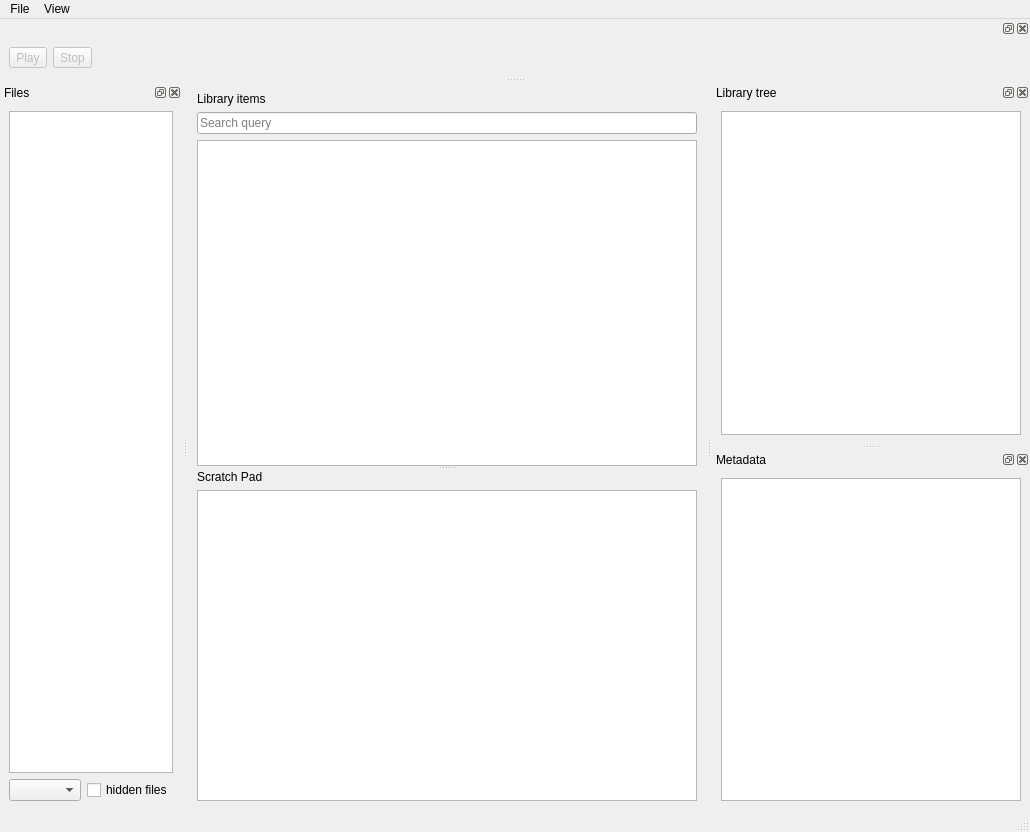
<?xml version="1.0" encoding="UTF-8"?>
<ui version="4.0">
 <class>MainWindow</class>
 <widget class="QMainWindow" name="MainWindow">
  <property name="geometry">
   <rect>
    <x>0</x>
    <y>0</y>
    <width>897</width>
    <height>832</height>
   </rect>
  </property>
  <property name="minimumSize">
   <size>
    <width>0</width>
    <height>600</height>
   </size>
  </property>
  <property name="windowTitle">
   <string>MainWindow</string>
  </property>
  <widget class="QWidget" name="centralwidget">
   <property name="sizePolicy">
    <sizepolicy hsizetype="Maximum" vsizetype="Preferred">
     <horstretch>0</horstretch>
     <verstretch>0</verstretch>
    </sizepolicy>
   </property>
   <layout class="QHBoxLayout" name="horizontalLayout_3">
    <item>
     <widget class="QSplitter" name="splitter">
      <property name="orientation">
       <enum>Qt::Vertical</enum>
      </property>
      <widget class="QWidget" name="items_box" native="true">
       <property name="enabled">
        <bool>true</bool>
       </property>
       <layout class="QVBoxLayout" name="verticalLayout_4">
        <item>
         <widget class="QLabel" name="label_3">
          <property name="text">
           <string>Library items</string>
          </property>
         </widget>
        </item>
        <item>
         <widget class="QLineEdit" name="search_query_input">
          <property name="placeholderText">
           <string>Search query</string>
          </property>
         </widget>
        </item>
        <item>
         <widget class="QTreeView" name="lib_items">
          <property name="minimumSize">
           <size>
            <width>500</width>
            <height>0</height>
           </size>
          </property>
         </widget>
        </item>
       </layout>
      </widget>
      <widget class="QWidget" name="scratchpad_box" native="true">
       <layout class="QVBoxLayout" name="verticalLayout_5">
        <item>
         <widget class="QLabel" name="label">
          <property name="text">
           <string>Scratch Pad</string>
          </property>
         </widget>
        </item>
        <item>
         <widget class="QTreeView" name="scratchpad_items">
          <property name="minimumSize">
           <size>
            <width>500</width>
            <height>0</height>
           </size>
          </property>
         </widget>
        </item>
       </layout>
      </widget>
     </widget>
    </item>
   </layout>
  </widget>
  <widget class="QMenuBar" name="menubar">
   <property name="geometry">
    <rect>
     <x>0</x>
     <y>0</y>
     <width>897</width>
     <height>21</height>
    </rect>
   </property>
   <widget class="QMenu" name="menuFile">
    <property name="title">
     <string>File</string>
    </property>
    <addaction name="actionQuit"/>
   </widget>
   <widget class="QMenu" name="menuView">
    <property name="title">
     <string>View</string>
    </property>
    <addaction name="actionFileTree"/>
    <addaction name="actionItems"/>
    <addaction name="actionScratchpad"/>
    <addaction name="actionLibraryTree"/>
    <addaction name="actionMetadata"/>
    <addaction name="actionMediaPlayer"/>
   </widget>
   <addaction name="menuFile"/>
   <addaction name="menuView"/>
  </widget>
  <widget class="QStatusBar" name="statusbar"/>
  <widget class="QDockWidget" name="player_dock">
   <attribute name="dockWidgetArea">
    <number>4</number>
   </attribute>
   <widget class="QWidget" name="dockWidgetContents_2">
    <layout class="QHBoxLayout" name="horizontalLayout_2">
     <item>
      <widget class="QToolButton" name="play_btn">
       <property name="enabled">
        <bool>false</bool>
       </property>
       <property name="text">
        <string>Play</string>
       </property>
       <property name="icon">
        <iconset theme="media-playback-start">
         <normaloff>.</normaloff>.</iconset>
       </property>
      </widget>
     </item>
     <item>
      <widget class="QToolButton" name="stop_btn">
       <property name="enabled">
        <bool>false</bool>
       </property>
       <property name="text">
        <string>Stop</string>
       </property>
       <property name="icon">
        <iconset theme="media-playback-stop">
         <normaloff>.</normaloff>.</iconset>
       </property>
      </widget>
     </item>
     <item>
      <widget class="WaveformWidget" name="waveform" native="true"/>
     </item>
    </layout>
   </widget>
  </widget>
  <widget class="QDockWidget" name="files_dock">
   <property name="windowTitle">
    <string>Files</string>
   </property>
   <attribute name="dockWidgetArea">
    <number>1</number>
   </attribute>
   <widget class="QWidget" name="dockWidgetContents">
    <layout class="QVBoxLayout" name="verticalLayout">
     <item>
      <widget class="QTreeView" name="file_tree">
       <property name="whatsThis">
        <string>File browser</string>
       </property>
      </widget>
     </item>
     <item>
      <layout class="QHBoxLayout" name="horizontalLayout">
       <item>
        <widget class="QComboBox" name="name_filter">
         <property name="sizePolicy">
          <sizepolicy hsizetype="MinimumExpanding" vsizetype="Fixed">
           <horstretch>0</horstretch>
           <verstretch>0</verstretch>
          </sizepolicy>
         </property>
        </widget>
       </item>
       <item>
        <widget class="QCheckBox" name="show_hidden">
         <property name="text">
          <string>hidden files</string>
         </property>
        </widget>
       </item>
      </layout>
     </item>
    </layout>
   </widget>
  </widget>
  <widget class="QDockWidget" name="library_tree_dock">
   <property name="features">
    <set>QDockWidget::AllDockWidgetFeatures</set>
   </property>
   <property name="allowedAreas">
    <set>Qt::AllDockWidgetAreas</set>
   </property>
   <property name="windowTitle">
    <string>Library tree</string>
   </property>
   <attribute name="dockWidgetArea">
    <number>2</number>
   </attribute>
   <widget class="QWidget" name="dockWidgetContents_3">
    <layout class="QVBoxLayout" name="verticalLayout_2">
     <item>
      <widget class="QTreeView" name="lib_tree">
       <property name="minimumSize">
        <size>
         <width>300</width>
         <height>0</height>
        </size>
       </property>
       <property name="whatsThis">
        <string>Tags in the library, availabe for item filtering</string>
       </property>
      </widget>
     </item>
    </layout>
   </widget>
  </widget>
  <widget class="QDockWidget" name="metadata_dock">
   <property name="windowTitle">
    <string>Metadata</string>
   </property>
   <attribute name="dockWidgetArea">
    <number>2</number>
   </attribute>
   <widget class="QWidget" name="dockWidgetContents_4">
    <layout class="QVBoxLayout" name="verticalLayout_3">
     <item>
      <widget class="QTreeView" name="metadata_view">
       <property name="minimumSize">
        <size>
         <width>300</width>
         <height>0</height>
        </size>
       </property>
      </widget>
     </item>
    </layout>
   </widget>
  </widget>
  <action name="actionQuit">
   <property name="text">
    <string>Quit</string>
   </property>
   <property name="shortcut">
    <string>Ctrl+Q</string>
   </property>
  </action>
  <action name="actionFileTree">
   <property name="checkable">
    <bool>true</bool>
   </property>
   <property name="checked">
    <bool>true</bool>
   </property>
   <property name="text">
    <string>Files</string>
   </property>
   <property name="shortcut">
    <string>F2</string>
   </property>
  </action>
  <action name="actionItems">
   <property name="checkable">
    <bool>true</bool>
   </property>
   <property name="checked">
    <bool>true</bool>
   </property>
   <property name="text">
    <string>Library items</string>
   </property>
   <property name="shortcut">
    <string>F3</string>
   </property>
  </action>
  <action name="actionScratchpad">
   <property name="checkable">
    <bool>true</bool>
   </property>
   <property name="checked">
    <bool>true</bool>
   </property>
   <property name="text">
    <string>Scratchpad</string>
   </property>
   <property name="shortcut">
    <string>F4</string>
   </property>
  </action>
  <action name="actionMetadata">
   <property name="checkable">
    <bool>true</bool>
   </property>
   <property name="checked">
    <bool>true</bool>
   </property>
   <property name="text">
    <string>Metadata</string>
   </property>
   <property name="shortcut">
    <string>F6</string>
   </property>
  </action>
  <action name="actionLibraryTree">
   <property name="checkable">
    <bool>true</bool>
   </property>
   <property name="checked">
    <bool>true</bool>
   </property>
   <property name="text">
    <string>Library tree</string>
   </property>
   <property name="shortcut">
    <string>F5</string>
   </property>
  </action>
  <action name="actionMediaPlayer">
   <property name="checkable">
    <bool>true</bool>
   </property>
   <property name="checked">
    <bool>true</bool>
   </property>
   <property name="text">
    <string>Media player</string>
   </property>
   <property name="shortcut">
    <string>F7</string>
   </property>
  </action>
 </widget>
 <customwidgets>
  <customwidget>
   <class>WaveformWidget</class>
   <extends>QWidget</extends>
   <header>waveformwidget.h</header>
   <container>1</container>
  </customwidget>
 </customwidgets>
 <resources/>
 <connections>
  <connection>
   <sender>actionQuit</sender>
   <signal>triggered()</signal>
   <receiver>MainWindow</receiver>
   <slot>close()</slot>
   <hints>
    <hint type="sourcelabel">
     <x>-1</x>
     <y>-1</y>
    </hint>
    <hint type="destinationlabel">
     <x>399</x>
     <y>299</y>
    </hint>
   </hints>
  </connection>
  <connection>
   <sender>actionFileTree</sender>
   <signal>toggled(bool)</signal>
   <receiver>files_dock</receiver>
   <slot>setVisible(bool)</slot>
   <hints>
    <hint type="sourcelabel">
     <x>-1</x>
     <y>-1</y>
    </hint>
    <hint type="destinationlabel">
     <x>142</x>
     <y>449</y>
    </hint>
   </hints>
  </connection>
  <connection>
   <sender>actionItems</sender>
   <signal>toggled(bool)</signal>
   <receiver>items_box</receiver>
   <slot>setVisible(bool)</slot>
   <hints>
    <hint type="sourcelabel">
     <x>-1</x>
     <y>-1</y>
    </hint>
    <hint type="destinationlabel">
     <x>454</x>
     <y>273</y>
    </hint>
   </hints>
  </connection>
  <connection>
   <sender>actionScratchpad</sender>
   <signal>toggled(bool)</signal>
   <receiver>scratchpad_box</receiver>
   <slot>setVisible(bool)</slot>
   <hints>
    <hint type="sourcelabel">
     <x>-1</x>
     <y>-1</y>
    </hint>
    <hint type="destinationlabel">
     <x>454</x>
     <y>626</y>
    </hint>
   </hints>
  </connection>
  <connection>
   <sender>actionLibraryTree</sender>
   <signal>toggled(bool)</signal>
   <receiver>library_tree_dock</receiver>
   <slot>setVisible(bool)</slot>
   <hints>
    <hint type="sourcelabel">
     <x>-1</x>
     <y>-1</y>
    </hint>
    <hint type="destinationlabel">
     <x>759</x>
     <y>314</y>
    </hint>
   </hints>
  </connection>
  <connection>
   <sender>actionMetadata</sender>
   <signal>toggled(bool)</signal>
   <receiver>metadata_dock</receiver>
   <slot>setVisible(bool)</slot>
   <hints>
    <hint type="sourcelabel">
     <x>-1</x>
     <y>-1</y>
    </hint>
    <hint type="destinationlabel">
     <x>759</x>
     <y>677</y>
    </hint>
   </hints>
  </connection>
  <connection>
   <sender>actionMediaPlayer</sender>
   <signal>toggled(bool)</signal>
   <receiver>player_dock</receiver>
   <slot>setVisible(bool)</slot>
   <hints>
    <hint type="sourcelabel">
     <x>-1</x>
     <y>-1</y>
    </hint>
    <hint type="destinationlabel">
     <x>448</x>
     <y>52</y>
    </hint>
   </hints>
  </connection>
 </connections>
</ui>
